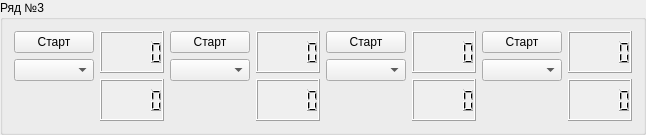
             <widget class="QGroupBox" name="groupBox_3">
              <property name="title">
               <string>Ряд №3</string>
              </property>
              <layout class="QHBoxLayout" name="horizontalLayout_3">
               <item>
                <layout class="QVBoxLayout" name="verticalLayout_17">
                 <item>
                  <widget class="QPushButton" name="pushButton_9sensors">
                   <property name="enabled">
                    <bool>true</bool>
                   </property>
                   <property name="text">
                    <string>Старт</string>
                   </property>
                  </widget>
                 </item>
                 <item>
                  <widget class="QComboBox" name="comboBox_9"/>
                 </item>
                 <item>
                  <spacer name="verticalSpacer_9">
                   <property name="orientation">
                    <enum>Qt::Vertical</enum>
                   </property>
                   <property name="sizeHint" stdset="0">
                    <size>
                     <width>20</width>
                     <height>40</height>
                    </size>
                   </property>
                  </spacer>
                 </item>
                </layout>
               </item>
               <item>
                <layout class="QVBoxLayout" name="verticalLayout_18">
                 <item>
                  <widget class="QLCDNumber" name="lcdNumber_17">
                   <property name="autoFillBackground">
                    <bool>true</bool>
                   </property>
                  </widget>
                 </item>
                 <item>
                  <widget class="QLCDNumber" name="lcdNumber_18">
                   <property name="autoFillBackground">
                    <bool>true</bool>
                   </property>
                  </widget>
                 </item>
                </layout>
               </item>
               <item>
                <layout class="QVBoxLayout" name="verticalLayout_19">
                 <item>
                  <widget class="QPushButton" name="pushButton_10sensors">
                   <property name="enabled">
                    <bool>true</bool>
                   </property>
                   <property name="text">
                    <string>Старт</string>
                   </property>
                  </widget>
                 </item>
                 <item>
                  <widget class="QComboBox" name="comboBox_10"/>
                 </item>
                 <item>
                  <spacer name="verticalSpacer_10">
                   <property name="orientation">
                    <enum>Qt::Vertical</enum>
                   </property>
                   <property name="sizeHint" stdset="0">
                    <size>
                     <width>20</width>
                     <height>40</height>
                    </size>
                   </property>
                  </spacer>
                 </item>
                </layout>
               </item>
               <item>
                <layout class="QVBoxLayout" name="verticalLayout_20">
                 <item>
                  <widget class="QLCDNumber" name="lcdNumber_19">
                   <property name="autoFillBackground">
                    <bool>true</bool>
                   </property>
                  </widget>
                 </item>
                 <item>
                  <widget class="QLCDNumber" name="lcdNumber_20">
                   <property name="autoFillBackground">
                    <bool>true</bool>
                   </property>
                  </widget>
                 </item>
                </layout>
               </item>
               <item>
                <layout class="QVBoxLayout" name="verticalLayout_21">
                 <item>
                  <widget class="QPushButton" name="pushButton_11sensors">
                   <property name="enabled">
                    <bool>true</bool>
                   </property>
                   <property name="text">
                    <string>Старт</string>
                   </property>
                  </widget>
                 </item>
                 <item>
                  <widget class="QComboBox" name="comboBox_11"/>
                 </item>
                 <item>
                  <spacer name="verticalSpacer_11">
                   <property name="orientation">
                    <enum>Qt::Vertical</enum>
                   </property>
                   <property name="sizeHint" stdset="0">
                    <size>
                     <width>20</width>
                     <height>40</height>
                    </size>
                   </property>
                  </spacer>
                 </item>
                </layout>
               </item>
               <item>
                <layout class="QVBoxLayout" name="verticalLayout_22">
                 <item>
                  <widget class="QLCDNumber" name="lcdNumber_21">
                   <property name="autoFillBackground">
                    <bool>true</bool>
                   </property>
                  </widget>
                 </item>
                 <item>
                  <widget class="QLCDNumber" name="lcdNumber_22">
                   <property name="autoFillBackground">
                    <bool>true</bool>
                   </property>
                  </widget>
                 </item>
                </layout>
               </item>
               <item>
                <layout class="QVBoxLayout" name="verticalLayout_23">
                 <item>
                  <widget class="QPushButton" name="pushButton_12sensors">
                   <property name="enabled">
                    <bool>true</bool>
                   </property>
                   <property name="text">
                    <string>Старт</string>
                   </property>
                  </widget>
                 </item>
                 <item>
                  <widget class="QComboBox" name="comboBox_12"/>
                 </item>
                 <item>
                  <spacer name="verticalSpacer_12">
                   <property name="orientation">
                    <enum>Qt::Vertical</enum>
                   </property>
                   <property name="sizeHint" stdset="0">
                    <size>
                     <width>20</width>
                     <height>40</height>
                    </size>
                   </property>
                  </spacer>
                 </item>
                </layout>
               </item>
               <item>
                <layout class="QVBoxLayout" name="verticalLayout_24">
                 <item>
                  <widget class="QLCDNumber" name="lcdNumber_23">
                   <property name="autoFillBackground">
                    <bool>true</bool>
                   </property>
                  </widget>
                 </item>
                 <item>
                  <widget class="QLCDNumber" name="lcdNumber_24">
                   <property name="autoFillBackground">
                    <bool>true</bool>
                   </property>
                  </widget>
                 </item>
                </layout>
               </item>
              </layout>
             </widget>
